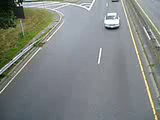
#> input picture frame 12 of test.mp4, 160 x 120 px
$ python test.py   (older library calls are emulated)
#> lines starting #> are read from the running program, lines starting #| are printed output that depends on the picture
import numpy as np
import cv2

cap = cv2.VideoCapture('test.mp4')

# Define the codec and create VideoWriter object
#fourcc = cv2.cv.CV_FOURCC(*'DIVX')
#out = cv2.VideoWriter('output.avi',fourcc, 20.0, (640,480))
fourcc = cv2.VideoWriter_fourcc(*'XVID')


out = cv2.VideoWriter('output.avi', fourcc, 20.0,
                      (int(cap.get(3)), int(cap.get(4))), isColor=False)
backSub = cv2.createBackgroundSubtractorKNN()
while(cap.isOpened()):
    ret, frame = cap.read()
#> frame is the input picture: shape (120, 160, 3); mean B, G, R 131, 133.9, 128.7
    if ret == True:
        frame = cv2.flip(frame, 0)
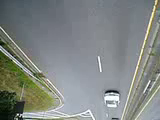
#> frame: shape (120, 160, 3); mean B, G, R 131, 133.9, 128.7
        fgMask = backSub.apply(frame)
#> fgMask: shape (120, 160); every value is 255
        # write the flipped frame
        out.write(fgMask)

        cv2.imshow('frame', fgMask)
        if cv2.waitKey(1) & 0xFF == ord('q'):
#> (key q is pressed here)
            break
    else:
        break

# Release everything if job is finished
cap.release()
out.release()
cv2.destroyAllWindows()

$ run again, starting later in the video
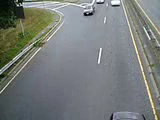
#> input picture frame 54 of test.mp4, 160 x 120 px
#> frame is the input picture: shape (120, 160, 3); mean B, G, R 122.2, 124.4, 119.7
#> `frame = cv2.flip(frame, 0)`:
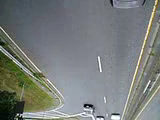
#> frame: shape (120, 160, 3); mean B, G, R 122.2, 124.4, 119.7
#> fgMask: shape (120, 160); every value is 255

$ run again, starting later in the video
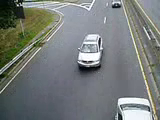
#> input picture frame 96 of test.mp4, 160 x 120 px
#> frame is the input picture: shape (120, 160, 3); mean B, G, R 121.1, 123.2, 118.3
#> `frame = cv2.flip(frame, 0)`:
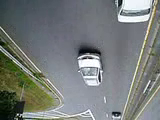
#> frame: shape (120, 160, 3); mean B, G, R 121.1, 123.2, 118.3
#> fgMask: shape (120, 160); every value is 255
